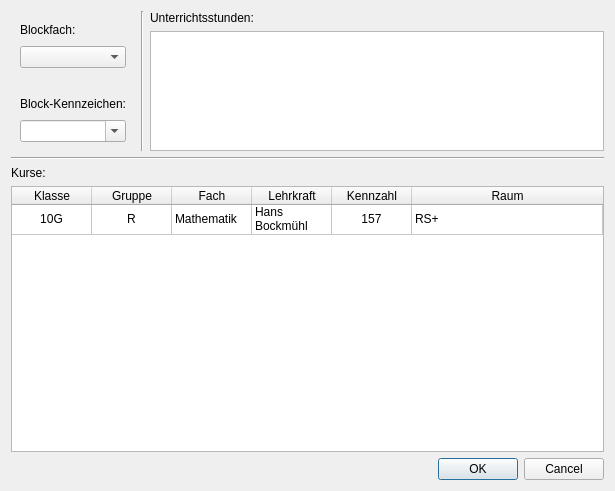
<?xml version="1.0" encoding="UTF-8"?>
<ui version="4.0">
 <class>Dialog</class>
 <widget class="QDialog" name="Dialog">
  <property name="geometry">
   <rect>
    <x>0</x>
    <y>0</y>
    <width>615</width>
    <height>491</height>
   </rect>
  </property>
  <property name="windowTitle">
   <string>Kurseinheit</string>
  </property>
  <layout class="QVBoxLayout" name="verticalLayout_4">
   <item>
    <layout class="QHBoxLayout" name="horizontalLayout">
     <item>
      <widget class="QWidget" name="block" native="true">
       <property name="minimumSize">
        <size>
         <width>50</width>
         <height>0</height>
        </size>
       </property>
       <layout class="QVBoxLayout" name="verticalLayout_5">
        <item>
         <widget class="QLabel" name="label">
          <property name="text">
           <string>Blockfach:</string>
          </property>
         </widget>
        </item>
        <item>
         <widget class="QComboBox" name="block_subject"/>
        </item>
        <item>
         <spacer name="verticalSpacer">
          <property name="orientation">
           <enum>Qt::Vertical</enum>
          </property>
          <property name="sizeType">
           <enum>QSizePolicy::Fixed</enum>
          </property>
          <property name="sizeHint" stdset="0">
           <size>
            <width>20</width>
            <height>20</height>
           </size>
          </property>
         </spacer>
        </item>
        <item>
         <widget class="QLabel" name="label_2">
          <property name="text">
           <string>Block-Kennzeichen:</string>
          </property>
         </widget>
        </item>
        <item>
         <widget class="QComboBox" name="BLOCK_TAG">
          <property name="editable">
           <bool>true</bool>
          </property>
          <property name="insertPolicy">
           <enum>QComboBox::NoInsert</enum>
          </property>
         </widget>
        </item>
       </layout>
      </widget>
     </item>
     <item>
      <widget class="Line" name="line_2">
       <property name="orientation">
        <enum>Qt::Vertical</enum>
       </property>
      </widget>
     </item>
     <item>
      <layout class="QVBoxLayout" name="verticalLayout">
       <item>
        <widget class="QLabel" name="label_5">
         <property name="text">
          <string>Unterrichtsstunden:</string>
         </property>
        </widget>
       </item>
       <item>
        <widget class="QListWidget" name="list_lessons">
         <property name="sizePolicy">
          <sizepolicy hsizetype="Expanding" vsizetype="Fixed">
           <horstretch>0</horstretch>
           <verstretch>0</verstretch>
          </sizepolicy>
         </property>
         <property name="maximumSize">
          <size>
           <width>16777215</width>
           <height>120</height>
          </size>
         </property>
        </widget>
       </item>
      </layout>
     </item>
    </layout>
   </item>
   <item>
    <layout class="QVBoxLayout" name="verticalLayout_3">
     <item>
      <widget class="Line" name="line">
       <property name="orientation">
        <enum>Qt::Horizontal</enum>
       </property>
      </widget>
     </item>
     <item>
      <widget class="QLabel" name="label_3">
       <property name="text">
        <string>Kurse:</string>
       </property>
      </widget>
     </item>
     <item>
      <widget class="QTableWidget" name="table_courses">
       <property name="minimumSize">
        <size>
         <width>0</width>
         <height>200</height>
        </size>
       </property>
       <property name="editTriggers">
        <set>QAbstractItemView::NoEditTriggers</set>
       </property>
       <property name="alternatingRowColors">
        <bool>true</bool>
       </property>
       <property name="selectionMode">
        <enum>QAbstractItemView::NoSelection</enum>
       </property>
       <property name="selectionBehavior">
        <enum>QAbstractItemView::SelectRows</enum>
       </property>
       <attribute name="horizontalHeaderCascadingSectionResizes">
        <bool>false</bool>
       </attribute>
       <attribute name="horizontalHeaderDefaultSectionSize">
        <number>80</number>
       </attribute>
       <attribute name="horizontalHeaderStretchLastSection">
        <bool>true</bool>
       </attribute>
       <attribute name="verticalHeaderVisible">
        <bool>false</bool>
       </attribute>
       <row>
        <property name="text">
         <string>New Row</string>
        </property>
       </row>
       <column>
        <property name="text">
         <string>Klasse</string>
        </property>
       </column>
       <column>
        <property name="text">
         <string>Gruppe</string>
        </property>
       </column>
       <column>
        <property name="text">
         <string>Fach</string>
        </property>
       </column>
       <column>
        <property name="text">
         <string>Lehrkraft</string>
        </property>
       </column>
       <column>
        <property name="text">
         <string>Kennzahl</string>
        </property>
       </column>
       <column>
        <property name="text">
         <string>Raum</string>
        </property>
       </column>
       <item row="0" column="0">
        <property name="text">
         <string>10G</string>
        </property>
        <property name="textAlignment">
         <set>AlignCenter</set>
        </property>
       </item>
       <item row="0" column="1">
        <property name="text">
         <string>R</string>
        </property>
        <property name="textAlignment">
         <set>AlignCenter</set>
        </property>
       </item>
       <item row="0" column="2">
        <property name="text">
         <string>Mathematik</string>
        </property>
       </item>
       <item row="0" column="3">
        <property name="text">
         <string>Hans Bockmühl</string>
        </property>
       </item>
       <item row="0" column="4">
        <property name="text">
         <string>157</string>
        </property>
        <property name="textAlignment">
         <set>AlignCenter</set>
        </property>
       </item>
       <item row="0" column="5">
        <property name="text">
         <string>RS+</string>
        </property>
       </item>
      </widget>
     </item>
    </layout>
   </item>
   <item>
    <widget class="QDialogButtonBox" name="buttonBox">
     <property name="orientation">
      <enum>Qt::Horizontal</enum>
     </property>
     <property name="standardButtons">
      <set>QDialogButtonBox::Cancel|QDialogButtonBox::Ok</set>
     </property>
    </widget>
   </item>
  </layout>
 </widget>
 <resources/>
 <connections>
  <connection>
   <sender>buttonBox</sender>
   <signal>accepted()</signal>
   <receiver>Dialog</receiver>
   <slot>accept()</slot>
   <hints>
    <hint type="sourcelabel">
     <x>264</x>
     <y>482</y>
    </hint>
    <hint type="destinationlabel">
     <x>157</x>
     <y>274</y>
    </hint>
   </hints>
  </connection>
  <connection>
   <sender>buttonBox</sender>
   <signal>rejected()</signal>
   <receiver>Dialog</receiver>
   <slot>reject()</slot>
   <hints>
    <hint type="sourcelabel">
     <x>332</x>
     <y>482</y>
    </hint>
    <hint type="destinationlabel">
     <x>286</x>
     <y>274</y>
    </hint>
   </hints>
  </connection>
 </connections>
</ui>
